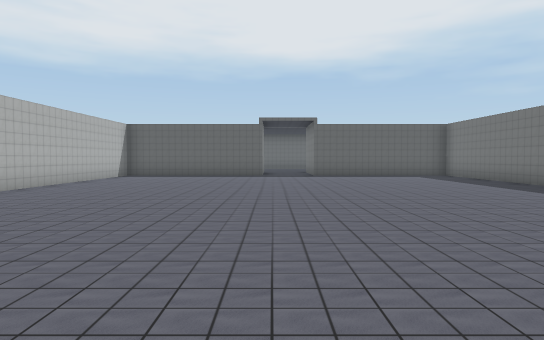
view 1 (above)

13 first-person views from a walk through a scene from a Unity 3-D project. The camera is 1.4 m above the floor, tilts 2° down and sees 75° across. The floor is counted in squares, 2 m on a side. Each view is taken from the middle of a square. On the plan, view 1 faces up. The plan holds only what a view shows up to about 11 squares ahead; the rest is blank. The player is left out. Door leaves are left out, so doorways stand open. Some surface patterns are stand-ins.

view 2
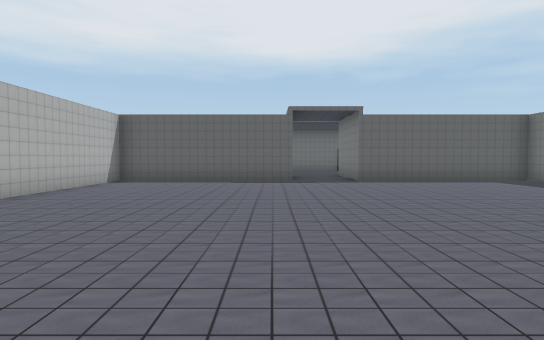

view 3
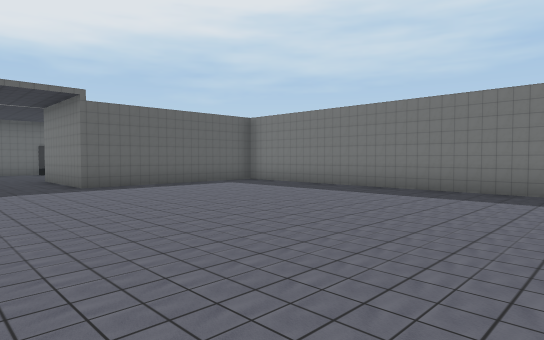

view 4
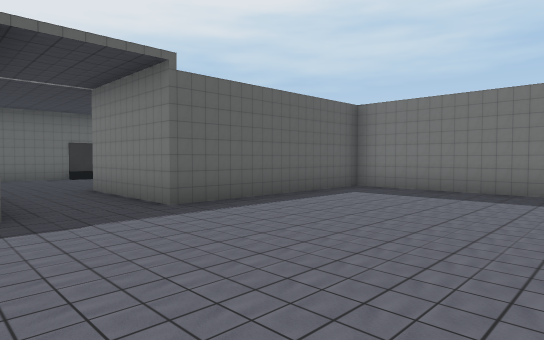

view 5
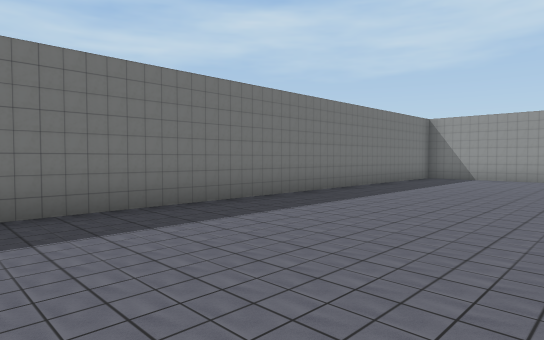

view 6
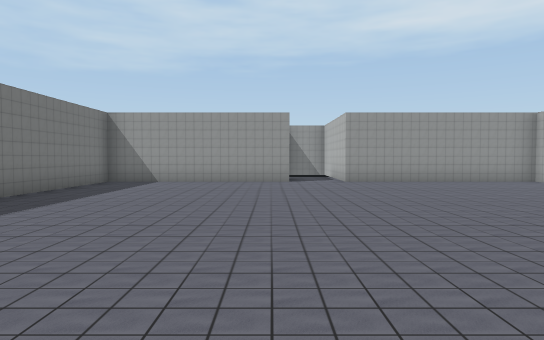

view 7
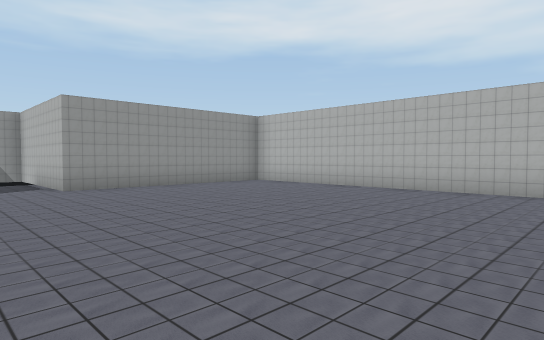

view 8
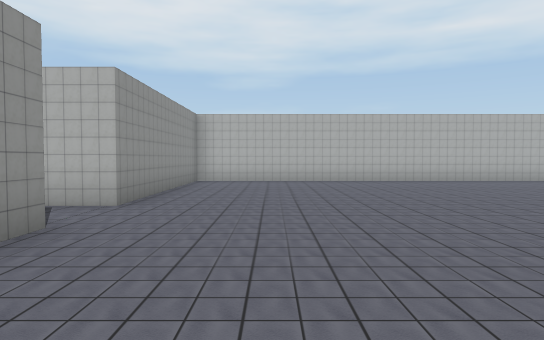

view 9
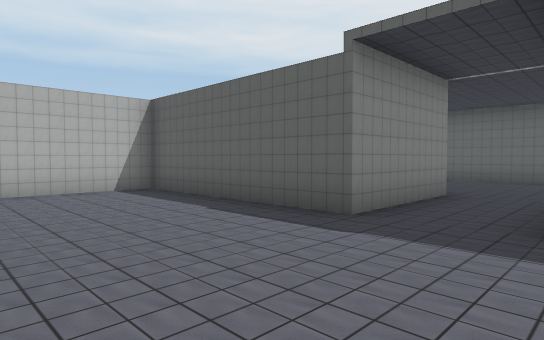

view 10
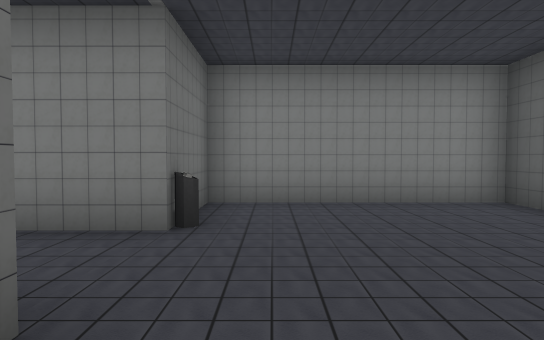

view 11
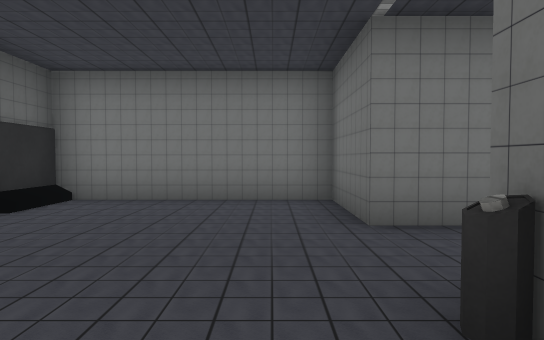

view 12
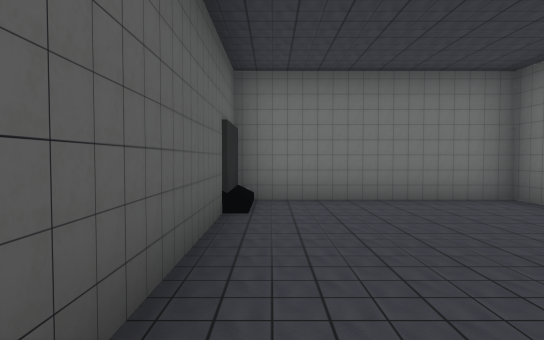

view 13
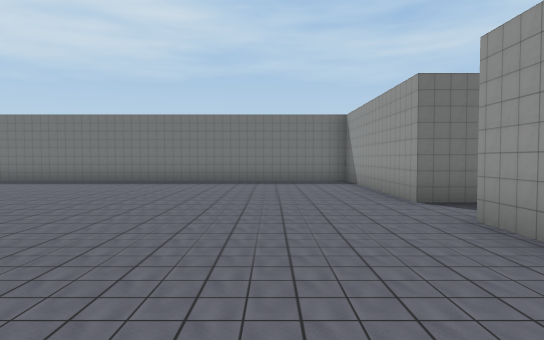

### Floor plan
Points are (right, up) in squares from view 1. A wall is a line through its corners. A room is listed if a view was taken in it or the views show most of it. See-through windows are left out.
Room 1 (views 1, 2, 3, 4, 5, 6, 7, 8, 9, 13)
walls: (1.4, -3.2) (6.7, -3.2) (6.7, 13.7) (1.6, 13.7) (1.6, 17); (-0.4, 17) (-0.4, 13.7) (-5.6, 13.7) (-5.6, -3.2) (-0.1, -3.2)
ways out: open door at (0.5, 17.5) to room 2; opening at (1, -3)
Room 2 (views 10, 11, 12)
walls: (1.6, 17) (3.9, 17) (3.9, 21.6) (-2.5, 21.6) (-2.5, 17) (-0.4, 17)
ways out: open door at (0.5, 17.5) to room 1
objects: other object (-1, 17)

Where each view was taken, in squares from view 1:
view 1: 0 up, 0 right, facing up
view 2: 3 up, 1 left, facing up
view 3: 5 up, 1 left, facing up-right
view 4: 9 up, 1 left, facing up-right
view 5: 9 up, 2 right, facing down-right
view 6: 7 up, 2 right, facing down
view 7: 5 up, 2 right, facing down-left
view 8: 1 down, 5 right, facing left
view 9: 10 up, 2 right, facing up-left
view 10: 18 up, 3 right, facing left
view 11: 18 up, 2 left, facing right
view 12: 21 up, 2 left, facing right
view 13: 1 down, 4 left, facing right
